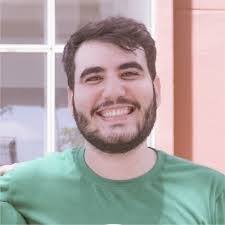
#> input picture computer-vision/book_practical_python_and_opencv/chapter 06/rapela.jpg, 225 x 225 px
$ python 6.7.py --image rapela.jpg
#> lines starting #> are read from the running program, lines starting #| are printed output that depends on the picture
import numpy as np
import argparse
import cv2
import imutils

ap = argparse.ArgumentParser()
ap.add_argument("-i", "--image", required = True, help = "Path to the image")
args = vars(ap.parse_args())

image = cv2.imread(args["image"])
#> image is the input picture: shape (225, 225, 3); mean B, G, R 164.9, 166, 174
cv2.imshow("Original", image)
cv2.waitKey(0)

flipped = cv2.flip(image, 1)
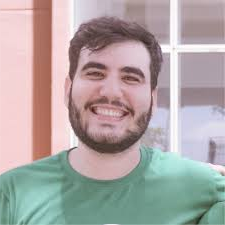
#> flipped: shape (225, 225, 3); mean B, G, R 164.9, 166, 174
cv2.imshow("Flipped Horizontally", flipped)
cv2.waitKey(0)

flipped = cv2.flip(image, 0)
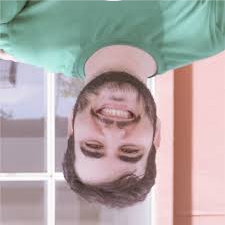
#> flipped: shape (225, 225, 3); mean B, G, R 164.9, 166, 174
cv2.imshow("Flipped Vertically", flipped)
cv2.waitKey(0)

flipped = cv2.flip(image, -1)
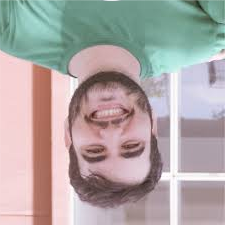
#> flipped: shape (225, 225, 3); mean B, G, R 164.9, 166, 174
cv2.imshow("Flipped Horizontally and Vertically", flipped)
cv2.waitKey(0)
